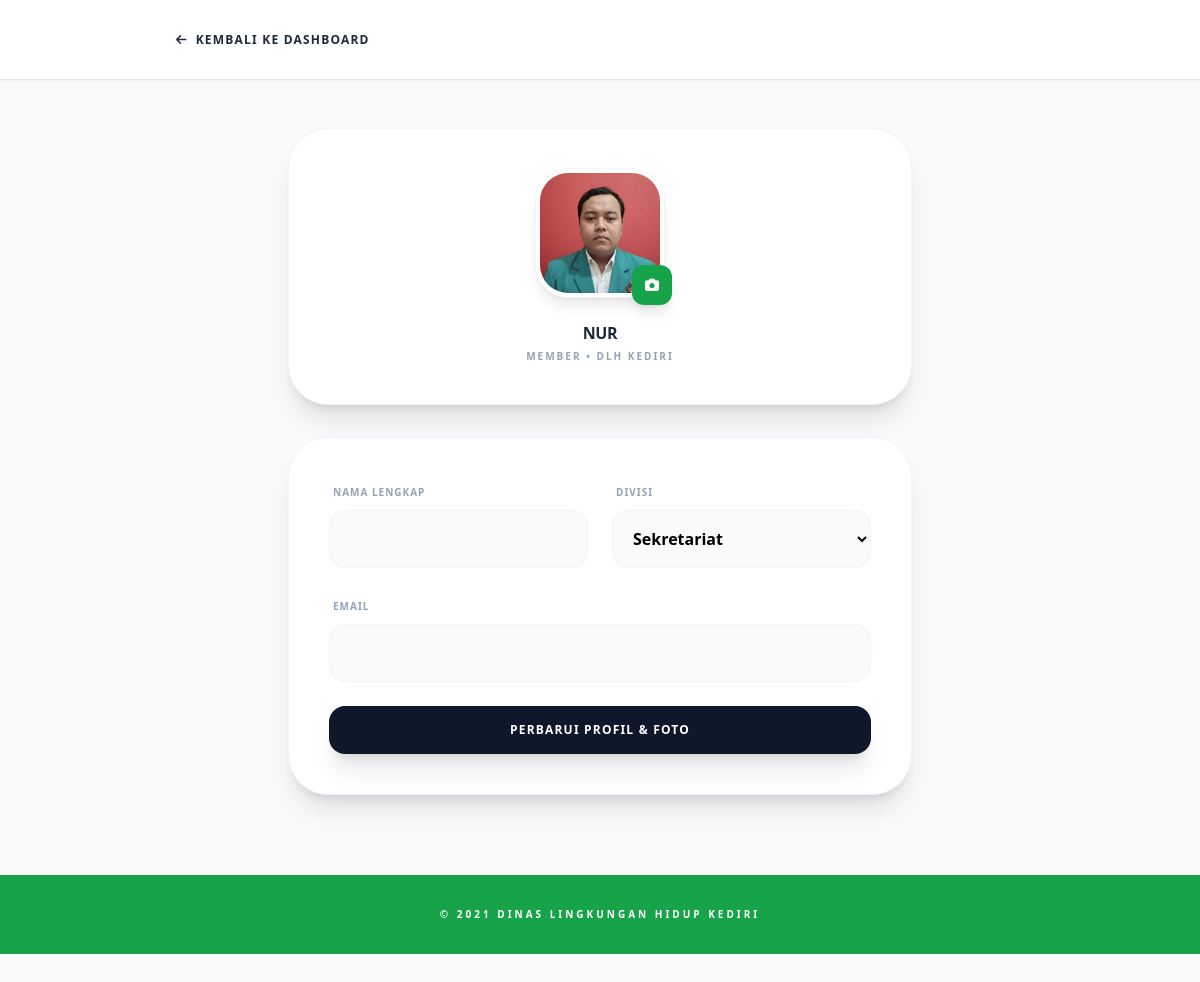
The app's page /profile.php (signed in) with its own data.
### tables this page shows
CREATE TABLE `users` (
  `id` int(11) NOT NULL,
  `username` varchar(50) NOT NULL,
  `nama_lengkap` varchar(255) DEFAULT NULL,
  `divisi` varchar(100) DEFAULT NULL,
  `password` varchar(255) NOT NULL,
  `email` varchar(100) DEFAULT NULL,
  `role` enum('admin','member') DEFAULT 'member',
  `foto` varchar(255) DEFAULT 'default_avatar.jpg'
);

### profile.php (the view, shortened to what this page needs)
<?php
include 'db_config.php';
$user_sekarang = $_SESSION['username'];
$data = $conn->query("SELECT * FROM users WHERE username='$user_sekarang'")->fetch_assoc();
$foto_tampil = (!empty($data['foto'])) ? $data['foto'] : 'default_avatar.jpg';
?>
<!DOCTYPE html>
<html lang="id">
<head>
    <script src="https://cdn.tailwindcss.com"></script>
    <link href="https://cdnjs.cloudflare.com/ajax/libs/font-awesome/6.0.0/css/all.min.css" rel="stylesheet">
</head>
<body class="bg-slate-50 min-h-screen pb-20">
    <nav class="bg-white border-b h-20 flex items-center shadow-sm">
        <div class="max-w-4xl mx-auto w-full px-6 flex justify-between items-center">
            <a href="admin.php" class="text-slate-800 font-black text-xs uppercase tracking-widest flex items-center gap-2">
                <i class="fas fa-arrow-left"></i> Kembali ke Dashboard
            </a>
        </div>
    </nav>
    <main class="max-w-2xl mx-auto mt-12 px-6">
        <form method="POST" enctype="multipart/form-data" class="space-y-8">
            <div class="bg-white p-10 rounded-[2.5rem] shadow-xl border border-slate-100 text-center">
                <div class="relative w-32 h-32 mx-auto mb-6">
                    <img id="previewFoto" src="uploads/<?= $foto_tampil ?>" class="w-full h-full object-cover rounded-[2rem] shadow-lg border-4 border-white ring-1 ring-slate-100">
                    <label class="absolute -bottom-2 -right-2 bg-green-600 w-10 h-10 rounded-xl flex items-center justify-center text-white cursor-pointer hover:bg-slate-900 transition shadow-lg">
                        <i class="fas fa-camera text-sm"></i>
                    </label>
                </div>
                <h3 class="font-black text-slate-800 uppercase tracking-tight"><?= $data['username'] ?></h3>
                <p class="text-[10px] text-slate-400 font-bold uppercase tracking-[0.2em] mt-1"><?= $data['role'] ?> • DLH KEDIRI</p>
            </div>
            <div class="bg-white p-10 rounded-[2.5rem] shadow-xl border border-slate-100 space-y-6">
                <div class="grid grid-cols-1 md:grid-cols-2 gap-6">
                    <div class="space-y-2">
                        <label class="text-[10px] font-black uppercase text-slate-400 tracking-widest ml-1">Nama Lengkap</label>
                        <input type="text" name="nama_lengkap" value="<?= $data['nama_lengkap'] ?>" class="w-full p-4 bg-slate-50 border border-slate-100 rounded-2xl focus:ring-2 focus:ring-green-500 outline-none transition font-bold" required>
                    </div>
                    <div class="space-y-2">
                        <label class="text-[10px] font-black uppercase text-slate-400 tracking-widest ml-1">Divisi</label>
                        <select name="divisi" class="w-full p-4 bg-slate-50 border border-slate-100 rounded-2xl focus:ring-2 focus:ring-green-500 outline-none transition font-bold">
                            <option value="Sekretariat" <?= ($data['divisi'] == 'Sekretariat') ? 'selected' : '' ?>>Sekretariat</option>
                        </select>
                    </div>
                </div>
                <div class="space-y-2">
                    <label class="text-[10px] font-black uppercase text-slate-400 tracking-widest ml-1">Email</label>
                    <input type="email" name="email" value="<?= $data['email'] ?>" class="w-full p-4 bg-slate-50 border border-slate-100 rounded-2xl focus:ring-2 focus:ring-green-500 outline-none transition font-bold" required>
                </div>
                <button name="update_profile" class="w-full bg-slate-900 hover:bg-green-600 text-white font-black py-4 rounded-2xl shadow-xl transition-all uppercase tracking-widest text-xs">
                    Perbarui Profil & Foto
                </button>
            </div>
        </form>
    </main>
    <footer class="bg-[#16a34a] text-white py-8 mt-20">
        <div class="text-center text-[10px] font-bold uppercase tracking-[0.3em]">
            © 2021 DINAS LINGKUNGAN HIDUP KEDIRI
        </div>
    </footer>
</body>
</html>

### records on screen
users: foto (picture), username "NUR", role "MEMBER"
